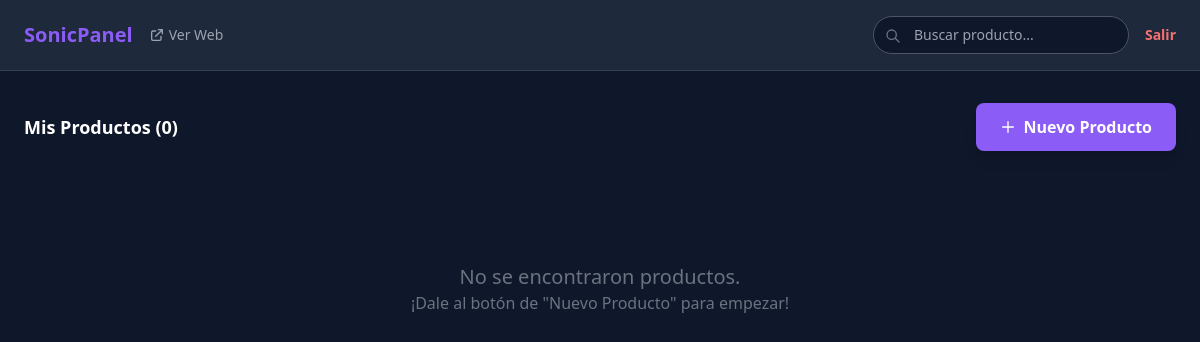
/admin/admin.php?busqueda=Vital - Matt Tytel (signed in), run on an earlier commit of the app's database.
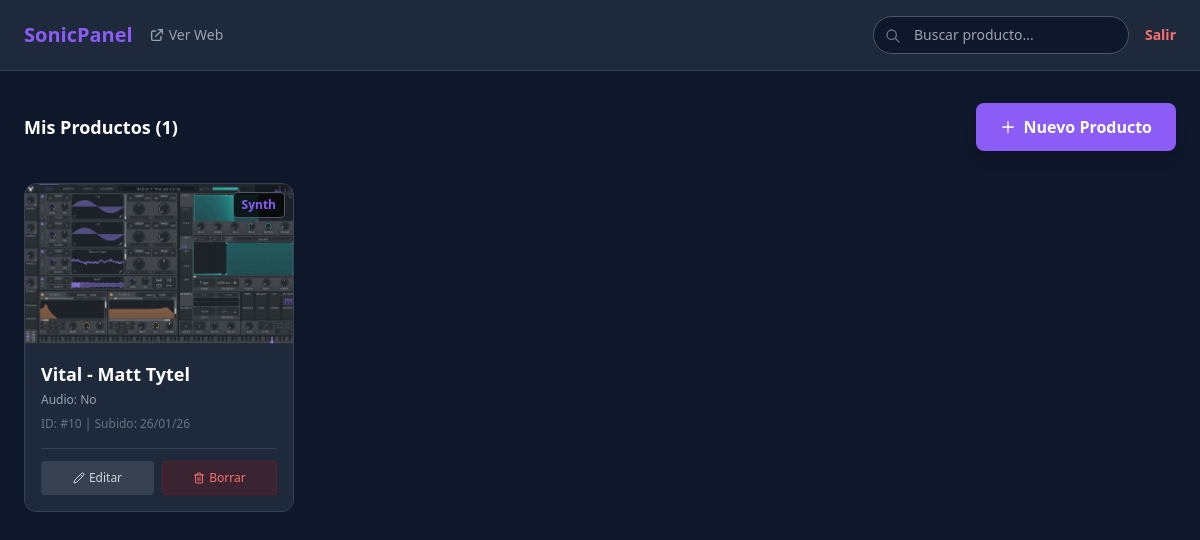
And on a later commit of the database.
### tables this page shows
CREATE TABLE `productos` (
  `id` int(11) NOT NULL,
  `titulo` varchar(100) NOT NULL,
  `categoria` varchar(50) NOT NULL,
  `descripcion` text DEFAULT NULL,
  `imagen_url` varchar(255) DEFAULT NULL,
  `audio_url` varchar(255) DEFAULT NULL,
  `tamano` varchar(20) DEFAULT NULL,
  `link_descarga` varchar(255) DEFAULT NULL,
  `fecha_subida` datetime DEFAULT current_timestamp()
);

### admin/admin.php (the view, shortened to what this page needs)
<?php
include '../conexion.php';
$where = "";
if (isset($_GET['busqueda'])) {
    $b = $conn->real_escape_string($_GET['busqueda']);
    $where = "WHERE titulo LIKE '%$b%' OR categoria LIKE '%$b%'";
}
$sql = "SELECT * FROM productos $where ORDER BY id DESC";
$resultado = $conn->query($sql);
?>
<!DOCTYPE html>
<html lang="es" class="dark">
<head>
    <script src="https://cdn.tailwindcss.com"></script>
</head>
<body class="bg-darkbg text-white min-h-screen">
    <nav class="bg-cardbg border-b border-gray-700 px-6 py-4 sticky top-0 z-50">
        <div class="max-w-7xl mx-auto flex flex-col md:flex-row justify-between items-center gap-4">
            <div class="flex items-center gap-4">
                <span class="font-bold text-primary text-xl">SonicPanel</span>
                <a href="../" target="_blank" class="text-sm text-gray-400 hover:text-white flex items-center gap-1">
                    <svg class="w-4 h-4" fill="none" stroke="currentColor" viewBox="0 0 24 24">
                        <path stroke-linecap="round" stroke-linejoin="round" stroke-width="2" d="M10 6H6a2 2 0 00-2 2v10a2 2 0 002 2h10a2 2 0 002-2v-4M14 4h6m0 0v6m0-6L10 14"></path>
                    </svg>
                    Ver Web
                </a>
            </div>
            <div class="flex items-center gap-4 w-full md:w-auto">
                <form action="" method="GET" class="relative w-full md:w-64">
                    <input type="text" name="busqueda" placeholder="Buscar producto..." class="w-full bg-darkbg border border-gray-600 rounded-full py-2 px-4 pl-10 text-sm focus:border-primary outline-none">
                    <svg class="w-4 h-4 text-gray-500 absolute left-3 top-3" fill="none" stroke="currentColor" viewBox="0 0 24 24">
                        <path stroke-linecap="round" stroke-linejoin="round" stroke-width="2" d="M21 21l-6-6m2-5a7 7 0 11-14 0 7 7 0 0114 0z"></path>
                    </svg>
                </form>
                <a href="../logout.php" class="text-red-400 hover:text-red-300 font-bold text-sm">Salir</a>
            </div>
        </div>
    </nav>
    <main class="max-w-7xl mx-auto px-6 py-8">
        <div class="flex justify-between items-center mb-8">
            <h1 class="text-lg font-bold">Mis Productos (<?php echo $resultado->num_rows; ?>)</h1>
            <a href="agregar_producto.php" class="bg-primary hover:bg-violet-600 text-white px-6 py-3 rounded-lg font-bold shadow-lg hover:shadow-primary/50 transition flex items-center gap-2">
                <svg class="w-4 h-4" fill="none" stroke="currentColor" viewBox="0 0 24 24">
                    <path stroke-linecap="round" stroke-linejoin="round" stroke-width="2" d="M12 4v16m8-8H4"></path>
                </svg>
                Nuevo Producto
            </a>
        </div>
        <div class="grid grid-cols-1 sm:grid-cols-2 md:grid-cols-3 lg:grid-cols-4 gap-6">
            <?php if ($resultado->num_rows > 0): ?>
                <?php while ($row = $resultado->fetch_assoc()): ?>
                    <div class="bg-cardbg rounded-xl overflow-hidden border border-gray-700 hover:border-gray-500 transition group relative">
                        <div class="h-40 overflow-hidden relative">
                            <?php
                            $img_src = $row['imagen_url'];
                            if (strpos($img_src, 'http') !== 0) {
                                $img_src = "../" . $img_src;
                            }
                            ?>
                            <img src="<?php echo $img_src; ?>"
                                class="w-full h-full object-cover opacity-80 group-hover:opacity-100 transition"
                                onerror="this.src='https://via.placeholder.com/400x300?text=Error+al+cargar'">
                            <span class="absolute top-2 right-2 bg-black/70 text-primary text-xs font-bold px-2 py-1 rounded border border-gray-600">
                                <?php echo $row['categoria']; ?>
                            </span>
                        </div>
                        <div class="p-4">
                            <h3 class="font-bold text-white truncate text-lg" title="<?php echo $row['titulo']; ?>">
                                <?php echo $row['titulo']; ?>
                            </h3>
                            <p class="text-gray-400 text-xs mt-1 truncate">
                                Audio: <?php echo $row['audio_url'] ? 'Sí' : 'No'; ?>
                            </p>
                            <p class="text-gray-500 text-xs mt-2">
                                ID: #<?php echo $row['id']; ?> | Subido: <?php echo date("d/m/y", strtotime($row['fecha_subida'])); ?>
                            </p>
                            <div class="flex gap-2 mt-4 pt-3 border-t border-gray-700">
                                <a href="editar_productos.php?id=<?php echo $row['id']; ?>"
                                    class="flex-1 text-xs bg-gray-700 hover:bg-gray-600 py-2 rounded text-gray-300 text-center flex items-center justify-center gap-1 transition">
                                    <i data-lucide="pencil" class="w-3 h-3"></i> Editar
                                </a>
                                <button onclick="confirmarBorrado(<?php echo $row['id']; ?>)"
                                    class="flex-1 text-xs bg-red-900/30 hover:bg-red-600 text-red-400 hover:text-white py-2 rounded border border-red-900/50 transition duration-300 flex items-center justify-center gap-1">
                                    <i data-lucide="trash-2" class="w-3 h-3"></i> Borrar
                                </button>
                            </div>
                        </div>
                    </div>
                <?php endwhile; ?>
            <?php else: ?>
                <div class="col-span-full text-center py-20 text-gray-500">
                    <p class="text-xl">No se encontraron productos.</p>
                    <p>¡Dale al botón de "Nuevo Producto" para empezar!</p>
                </div>
            <?php endif; ?>
        </div>
    </main>
</body>
</html>

What changed in the data, as far as the page shows it:
now on this page (row edited): productos: categoria "Synth", titulo "Vital - Matt Tytel", audio_url "No", id "10", fecha_subida "26/01/26"
Also different on the page:
$resultado->num_rows: "0" → "1"
text no longer shown: "No se encontraron productos. ¡Dale al botón de \"Nuevo Producto\" para empezar!"
